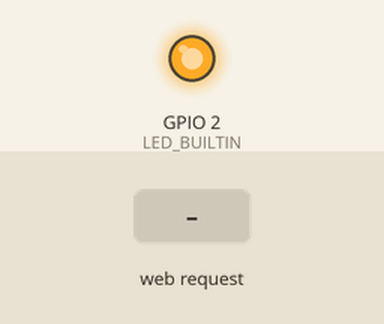
Recording of a sketch running on a simulated ESP8266 (NodeMCU). Shown: output pins drawn as LEDs (lit = HIGH, except the on-board LED, lit = LOW). Inputs (shaded band) come from the test bench. WiFi joins after 1.5 s; servers stay silent unless stated; what the sketch prints to the serial monitor is not drawn.

Above: at 2.7 s.
2.8 s: HTTP request GET /off received
At 3.7 s:
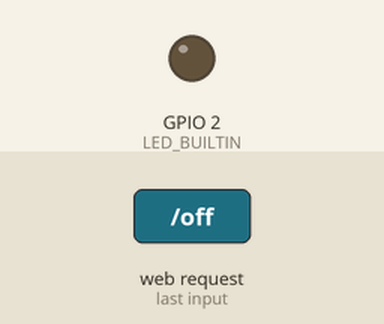
4.3 s: HTTP request GET /on received
At 4.8 s:
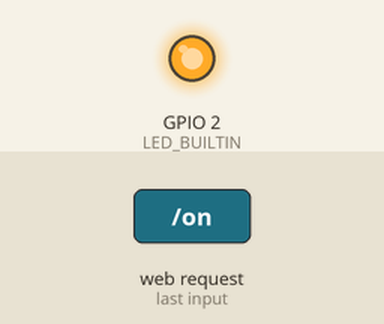
Timing chart, 0 to 7.3 s (numbered marks = the images above; inputs shaded):
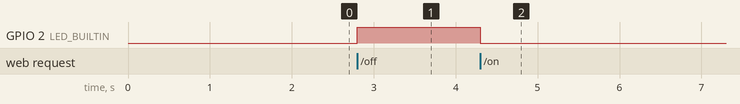

The sketch:

15._Servidor_web_controlando_um_LED.ino
```cpp
/* Programa....: 15._Servidor_web_controlando_um_LED.ino
 * Autor.......: Fernando Bryan Frizzarin
 * Observações.: Conecta em uma rede sem fio e disponibiliza
 *               uma página web que pode controlar o LED embutido.
 * Montagem....: Não há montagem necessária
 */
#include <ESP8266WiFi.h>
#include <WiFiClient.h>
#include <ESP8266WebServer.h>

ESP8266WebServer servidor(80);

int tentativas = 50;
String pagina = "";
char ssid[] = "iPhone de Fernando Bryan";
char senha[] = "biycoj7s5s9cs";

void setup(void){
  pagina = "<html>"
             "<head>"
               "<title>Controla LED</title>"
             "</head>"
             "<body>"
               "<h1>Clique nos botoes para ligar/desligar o LED</h1>"
               "<p><a href='on'><button>LIGAR</button></a></p>"
               "<p><a href='off'><button>DESLIGAR</button></a></p>"
             "</body>"
           "</html>";
  pinMode(LED_BUILTIN,OUTPUT);
  Serial.begin(9600);
  WiFi.begin(ssid, senha);
  Serial.print("Conectando...");
  while (WiFi.status() != WL_CONNECTED)
  {
    delay(500);
    Serial.print(".");
    tentativas--;
    if (tentativas == 0) {
      Serial.println();
      Serial.println("Time-out. Verifique as configurações e tente novamente.");
      while(true);
    }
  }
  Serial.println();
  Serial.print("Conectado em ");
  Serial.println(ssid);
  Serial.print("Meu endereço IP = ");
  Serial.println(WiFi.localIP());

  servidor.on("/", [](){
    servidor.send(200, "text/html", pagina);
  });
  servidor.on("/on", [](){
    servidor.send(200, "text/html", pagina);
    digitalWrite(LED_BUILTIN,LOW);
    delay(500);
  });
  servidor.on("/off", [](){
    servidor.send(200, "text/html", pagina);
    digitalWrite(LED_BUILTIN,HIGH);
    delay(500);
  });
  servidor.begin();
  Serial.println("Servidor WEB iniciado!");
}

void loop(void){
  servidor.handleClient();
}
```

Measured:
- after the input at 2.8 s, GPIO 2 (LED_BUILTIN): LOW → HIGH at once
- after the input at 4.3 s, GPIO 2 (LED_BUILTIN): HIGH → LOW at once
